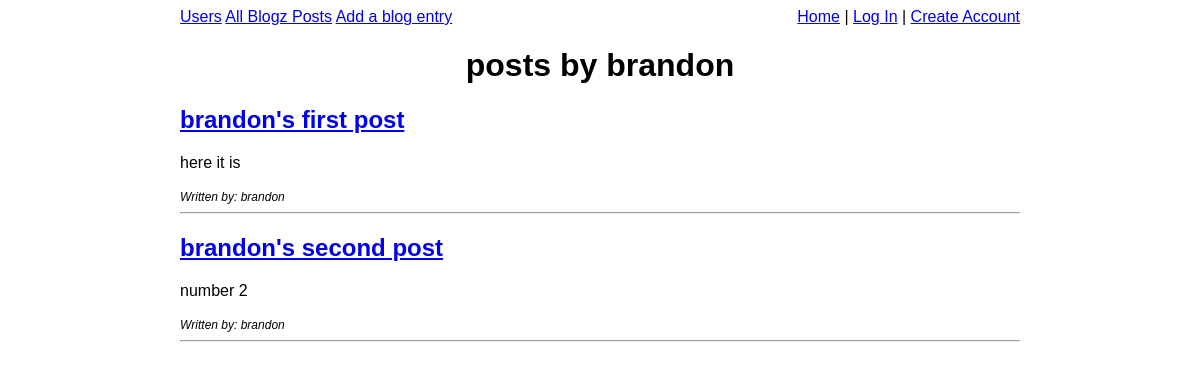
The page /blog?user=brandon on the database as committed earlier.
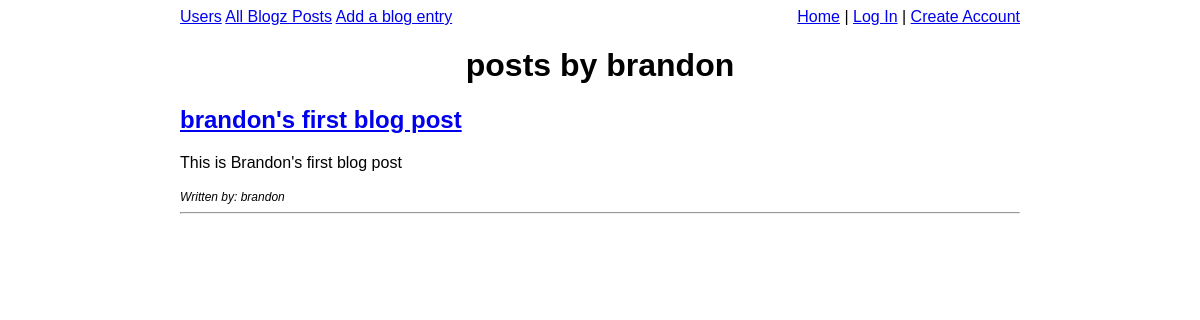
The same page on the database as committed later.
### models.py (models this page shows, shortened)
class User(db.Model):
    id = db.Column(db.Integer, primary_key=True)
    username = db.Column(db.String(50))
    password = db.Column(db.String(50))
    blogs = db.relationship('Blog', backref='owner')

class Blog(db.Model):
    id = db.Column(db.Integer, primary_key=True)
    title = db.Column(db.String(120))
    body = db.Column(db.String(800))
    owner_id = db.Column(db.Integer, db.ForeignKey('user.id'))

### main.py (the view)
@app.route('/blog', methods=['POST', 'GET'])
def blog():
    username = request.args.get('user')
    if username:
        user = User.query.filter_by(username=username).first()
        posts_by_user = Blog.query.filter_by(owner_id=user.id).all()
        return render_template('blog.html', posts_by_user=posts_by_user, username=username)
    blog_id = request.args.get('id')
    if blog_id != None:
        post_to_display = Blog.query.filter_by(id=blog_id).first()
        return render_template('blog.html', post_to_display=post_to_display)
    return render_template('blog.html', blog_posts=get_all_blog_posts(), users=get_all_users())

### main.py (called while the page is built)
@app.before_request
def require_login():
    allowed_routes = ['login', 'blog', 'index', 'signup']
    if not('username' in session or request.endpoint in allowed_routes):
        return redirect("/login")

### templates/blog.html (shortened to what this page needs)
{% extends "base.html" %}
{% block content %}
{% if posts_by_user %}
    <h1>posts by {{username}}</h1>
    {% for post in posts_by_user %}
        <h2><a href="blog?id={{post.id}}">{{post.title}}</h2></a>
        {{post.body}}
        <br><br>
        <div class="written-by">Written by: {{username}}</div>
        <hr>
    {% endfor %}
{% endif %}
{% endblock %}

Rows that differ between the two databases and show on the page:
no longer on this page (row edited): Blog: title "brandon's first post", body "here it is", username "brandon"
no longer on this page (row edited): Blog: title "brandon's second post", body "number 2", username "brandon"
now on this page (row edited): Blog: title "brandon's first blog post", body "This is Brandon's first blog post", username "brandon"
